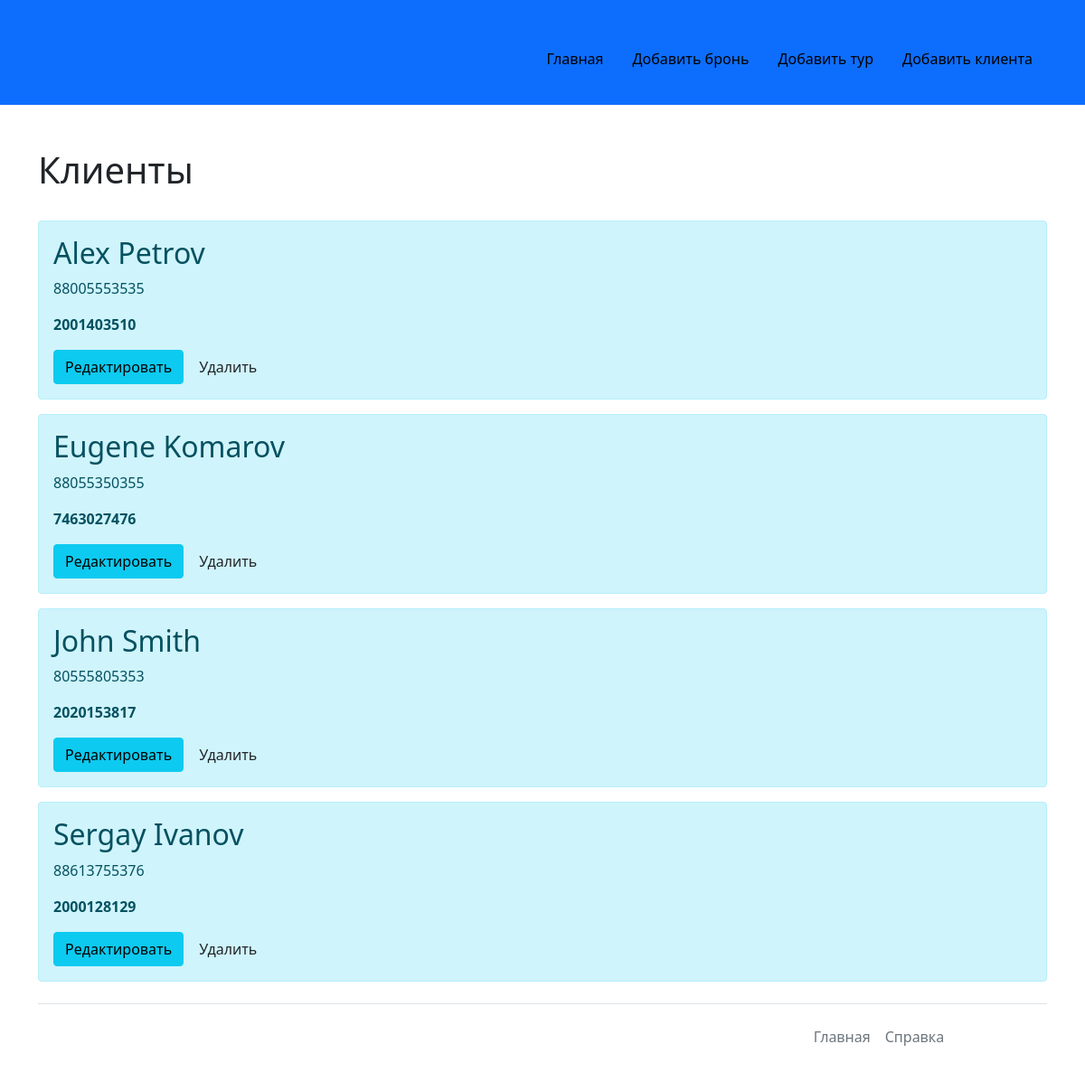
The app's page /clients-list with its own data.
### app.py (models this page shows, shortened)
class Client(db.Model):
    client_id = db.Column(db.Integer, primary_key=True)
    name = db.Column(db.String(70), nullable=False)
    phone = db.Column(db.String(50), unique=True, nullable=False)
    code = db.Column(db.String(50), unique=True, nullable=False)
    orders = db.relationship('Order', backref='client')

### app.py (the view)
@app.route('/clients-list')
def clients_list():
    clients = Client.query.order_by(Client.client_id).all()
    return render_template("clients-list.html", clients=clients)

### templates/clients-list.html (shortened to what this page needs)
{% extends "base.html" %}
{% block html_body %}
<div class="container mt-5">
    <h1>Клиенты</h1><br>
    {%  if clients|length > 0 %}
        {% for client in clients %}
            <div class="alert alert-info">
                <h2>{{ client.name }}</h2>
                <p>{{ client.phone }}</p>
                <p><b>{{ client.code }}</b></p>
            <a href="/clients-list/{{ client.client_id }}/change" class="btn btn-info">Редактировать</a>
            <a href="/clients-list/{{ client.client_id }}/delete" class="btn">Удалить</a>
            </div>
        {% endfor %}
    {% else %}
        <p>У нас пока еще нет клиентов</p>
    {% endif %}
</div>
{% endblock %}

### records on screen
Client: name "Alex Petrov", phone "88005553535", code "2001403510"
Client: name "Eugene Komarov", phone "88055350355", code "7463027476"
Client: name "John Smith", phone "80555805353", code "2020153817"
Client: name "Sergay Ivanov", phone "88613755376", code "2000128129"
